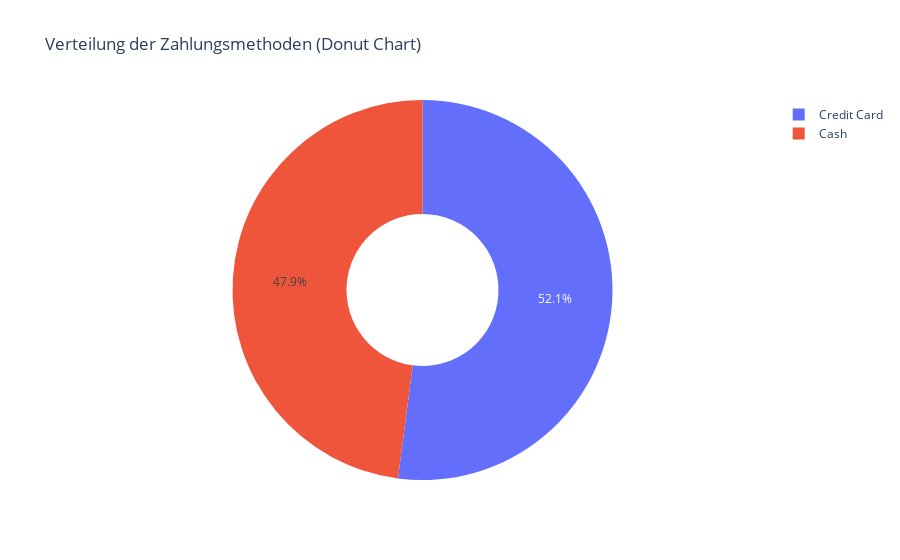

Notebook code for this chart:
### Code cell
# 4. Ringdiagramm (Donut Chart): Verteilung der Zahlungsmethoden
fig = px.pie(df, names='payment method', hole=0.4,
             title='Verteilung der Zahlungsmethoden (Donut Chart)')
fig.show()

### Figure 1 — Plotly figure (JSON) as saved in the notebook; plotly's stock layout.template omitted (floating-point values rounded to 4 significant figures; data arrays with more than 128 entries replaced by an {"elided": "..."} marker saying what was removed)
{"data": [{"domain": {"x": [0, 1], "y": [0, 1]}, "hole": 0.4, "hovertemplate": "payment method=%{label}<extra></extra>", "labels": {"elided": "3400 str values"}, "legendgroup": "", "name": "", "showlegend": true, "type": "pie"}], "layout": {"legend": {"tracegroupgap": 0}, "title": {"text": "Verteilung der Zahlungsmethoden (Donut Chart)"}}}
